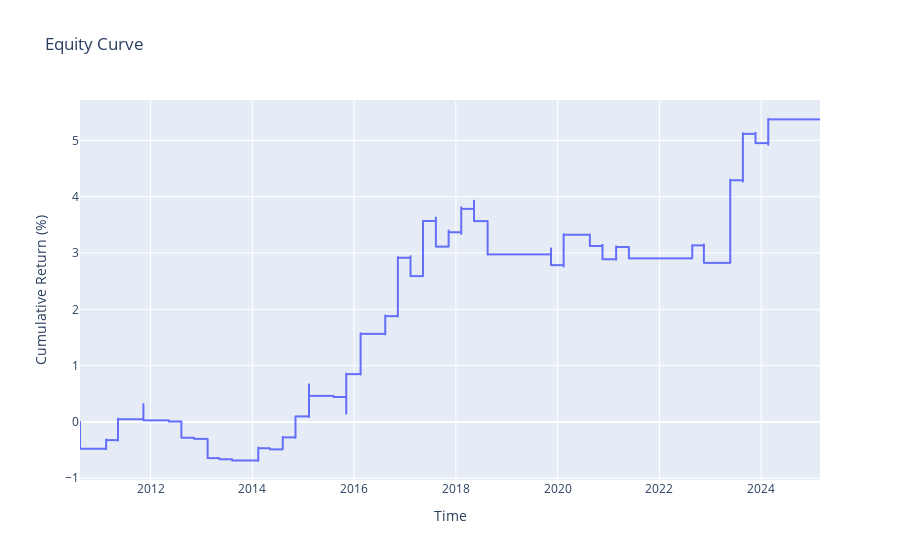
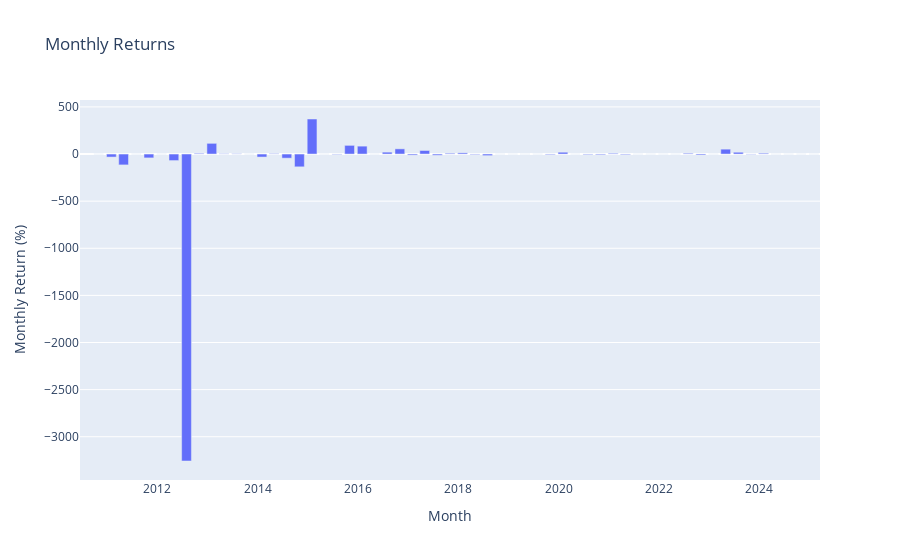
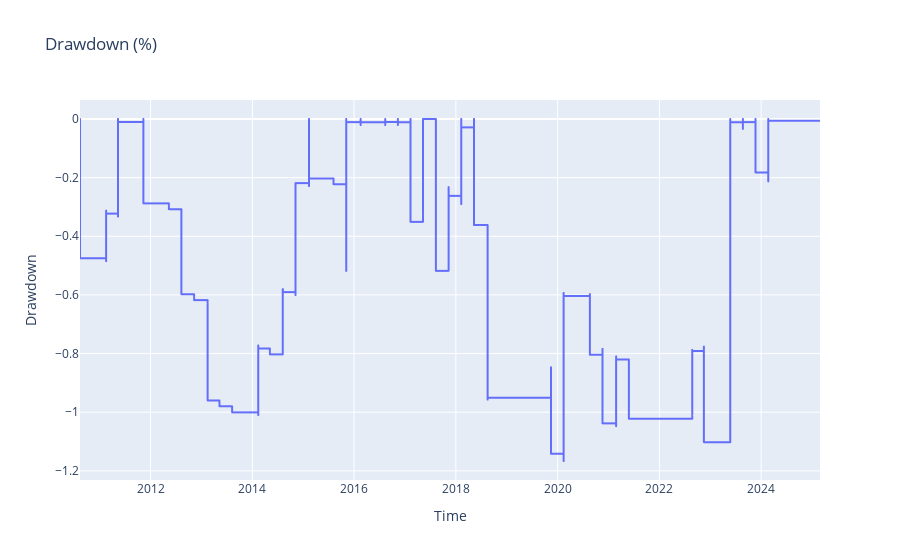

The cell these charts' notebook holds for them, in order:
### Code cell
import pandas as pd
import plotly.express as px
import os
import datetime
import sys
import subprocess

# Try to install kaleido if it's not already installed
try:
    import kaleido
    has_kaleido = True
except ImportError:
    has_kaleido = False
    print("Kaleido package not found. Attempting to install...")
    try:
        subprocess.check_call([sys.executable, "-m", "pip", "install", "kaleido"])
        has_kaleido = True
        print("Kaleido installed successfully!")
    except Exception as e:
        print(f"Could not install kaleido: {e}")
        print("Will continue without image export capability")

# Function to create a results directory
def create_results_dir(base_path=None):
    """
    Creates a directory for saving results based on current timestamp
    Returns the path to the created directory
    """
    # If no base path provided, use the directory where the notebook is located
    if base_path is None:
        base_path = os.path.dirname(os.path.abspath('Backtest.ipynb'))
    
    # Create a timestamp-based folder name
    timestamp = datetime.datetime.now().strftime("%Y%m%d_%H%M%S")
    results_dir = os.path.join(base_path, f"{selected}_equity_curve_{timestamp}")
    
    # Create the directory if it doesn't exist
    if not os.path.exists(results_dir):
        os.makedirs(results_dir)
        
    return results_dir

# Create results directory
results_dir = create_results_dir()
print(f"Equity curve results will be saved to: {results_dir}")

portfolio_value = thestrat.portfolio_value

# Calculate cumulative returns over time
initial_cash = cerebro.broker.startingcash
cumulative_returns = [(value / initial_cash - 1) * 100 for value in portfolio_value]  # In percentage
time_index = price_df.index

# Create a DataFrame for cumulative returns
returns_df = pd.DataFrame({
    'Time': time_index,  # Use the index of price_df
    'Cumulative Return (%)': cumulative_returns
})

# Save equity curve data to CSV
returns_df.to_csv(os.path.join(results_dir, f"{selected}_equity_curve_data.csv"), index=False)
print(f"Equity curve data saved to CSV")

# Plot equity curve
fig = px.line(returns_df, x='Time', y='Cumulative Return (%)', title='Equity Curve')
fig.write_html(os.path.join(results_dir, f"{selected}_equity_curve.html"))
if has_kaleido:
    try:
        fig.write_image(os.path.join(results_dir, f"{selected}_equity_curve.png"))
    except Exception as e:
        print(f"Warning: Could not save image: {e}")
fig.show()

# Calculate additional metrics
# Monthly returns
if len(returns_df) > 30:  # Ensure we have enough data
    returns_df['Month'] = returns_df['Time'].dt.to_period('M')
    monthly_returns = returns_df.groupby('Month').last()['Cumulative Return (%)'].pct_change() * 100
    monthly_returns_df = pd.DataFrame(monthly_returns).reset_index()
    monthly_returns_df.columns = ['Month', 'Monthly Return (%)']
    
    # Convert Period to string for better compatibility
    monthly_returns_df['Month'] = monthly_returns_df['Month'].astype(str)
    
    # Save monthly returns to CSV
    monthly_returns_df.to_csv(os.path.join(results_dir, f"{selected}_monthly_returns.csv"), index=False)
    
    # Plot monthly returns
    if len(monthly_returns_df) > 1:  # Ensure we have at least 2 months of data
        fig_monthly = px.bar(monthly_returns_df, x='Month', y='Monthly Return (%)', 
                             title='Monthly Returns')
        fig_monthly.write_html(os.path.join(results_dir, f"{selected}_monthly_returns.html"))
        if has_kaleido:
            try:
                fig_monthly.write_image(os.path.join(results_dir, f"{selected}_monthly_returns.png"))
            except Exception as e:
                print(f"Warning: Could not save monthly returns image: {e}")
        fig_monthly.show()

# Calculate drawdown
if len(returns_df) > 0:
    returns_df['Peak'] = returns_df['Cumulative Return (%)'].cummax()
    returns_df['Drawdown'] = returns_df['Cumulative Return (%)'] - returns_df['Peak']
    
    # Save drawdown data
    drawdown_df = returns_df[['Time', 'Drawdown']]
    drawdown_df.to_csv(os.path.join(results_dir, f"{selected}_drawdown_data.csv"), index=False)
    
    # Plot drawdown
    fig_drawdown = px.line(returns_df, x='Time', y='Drawdown', title='Drawdown (%)')
    fig_drawdown.write_html(os.path.join(results_dir, "drawdown.html"))
    if has_kaleido:
        try:
            fig_drawdown.write_image(os.path.join(results_dir, f"{selected}_drawdown.png"))
        except Exception as e:
            print(f"Warning: Could not save drawdown image: {e}")
    fig_drawdown.show()

# Calculate summary metrics
max_return = max(cumulative_returns) if cumulative_returns else 0
min_return = min(cumulative_returns) if cumulative_returns else 0
max_drawdown = returns_df['Drawdown'].min() if 'Drawdown' in returns_df.columns else 0
final_return = cumulative_returns[-1] if cumulative_returns else 0

# Create a summary text file
with open(os.path.join(results_dir, f"{selected}_equity_curve_summary.txt"), "w") as f:
    f.write(f"Equity Curve Analysis Summary\n")
    f.write(f"===========================\n\n")
    f.write(f"Generated on: {datetime.datetime.now().strftime('%Y-%m-%d %H:%M:%S')}\n\n")
    f.write(f"Initial Investment: ${initial_cash:.2f}\n")
    f.write(f"Final Value: ${portfolio_value[-1]:.2f}\n")
    f.write(f"Final Return: {final_return:.2f}%\n")
    f.write(f"Maximum Return: {max_return:.2f}%\n")
    f.write(f"Maximum Drawdown: {max_drawdown:.2f}%\n")
    f.write(f"Trading Period: {len(cumulative_returns)} days\n")

print(f"All equity curve results saved to {results_dir}")

### Figure 1 — Plotly figure (JSON) as saved in the notebook; plotly's stock layout.template omitted (floating-point values rounded to 4 significant figures; data arrays with more than 128 entries replaced by an {"elided": "..."} marker saying what was removed)
{"data": [{"hovertemplate": "Time=%{x}<br>Cumulative Return (%)=%{y}<extra></extra>", "legendgroup": "", "line": {"color": "#636efa", "dash": "solid"}, "marker": {"symbol": "circle"}, "mode": "lines", "name": "", "showlegend": false, "type": "scattergl", "x": {"elided": "1885 str values"}, "xaxis": "x", "y": {"elided": "1885 float values"}, "yaxis": "y"}], "layout": {"legend": {"tracegroupgap": 0}, "title": {"text": "Equity Curve"}, "xaxis": {"anchor": "y", "domain": [0, 1], "title": {"text": "Time"}}, "yaxis": {"anchor": "x", "domain": [0, 1], "title": {"text": "Cumulative Return (%)"}}}}

### Figure 2 — Plotly figure (JSON) as saved in the notebook; plotly's stock layout.template omitted (floating-point values rounded to 4 significant figures)
{"data": [{"hovertemplate": "Month=%{x}<br>Monthly Return (%)=%{y}<extra></extra>", "legendgroup": "", "marker": {"color": "#636efa", "pattern": {"shape": ""}}, "name": "", "orientation": "v", "showlegend": false, "textposition": "auto", "type": "bar", "x": ["2010-08", "2010-11", "2011-02", "2011-05", "2011-08", "2011-11", "2012-02", "2012-05", "2012-08", "2012-11", "2013-02", "2013-05", "2013-08", "2013-11", "2014-02", "2014-05", "2014-08", "2014-11", "2015-02", "2015-05", "2015-08", "2015-11", "2016-02", "2016-05", "2016-08", "2016-11", "2017-02", "2017-05", "2017-08", "2017-11", "2018-02", "2018-05", "2018-08", "2018-11", "2019-02", "2019-05", "2019-08", "2019-11", "2020-02", "2020-05", "2020-08", "2020-11", "2021-02", "2021-05", "2021-08", "2021-11", "2022-02", "2022-05", "2022-08", "2022-11", "2023-02", "2023-05", "2023-08", "2023-11", "2024-02", "2024-05", "2024-08", "2024-11", "2025-02"], "xaxis": "x", "y": [NaN, 0.0, -32.05, -115.2, 0.0, -40.89, 0.0, -69.2, -3257.0, 7.117, 113.7, 3.109, 3.099, 0.0, -31.85, 4.29, -43.68, -135.8, 371.9, 0.0, -4.241, 92.13, 83.97, 0.0, 20.15, 55.2, -11.19, 37.74, -12.76, 8.211, 12.36, -5.776, -16.52, 0.0, 0.0, 0.0, 0.0, -6.411, 19.31, 0.0, -6.023, -7.5, 7.546, -6.511, 0.0, 0.0, 0.0, 0.0, 7.963, -9.93, 0.0, 51.93, 19.19, -3.192, 8.512, 0.0, 0.0, 0.0, 0.0], "yaxis": "y"}], "layout": {"barmode": "relative", "legend": {"tracegroupgap": 0}, "title": {"text": "Monthly Returns"}, "xaxis": {"anchor": "y", "domain": [0, 1], "title": {"text": "Month"}}, "yaxis": {"anchor": "x", "domain": [0, 1], "title": {"text": "Monthly Return (%)"}}}}

### Figure 3 — Plotly figure (JSON) as saved in the notebook; plotly's stock layout.template omitted (floating-point values rounded to 4 significant figures; data arrays with more than 128 entries replaced by an {"elided": "..."} marker saying what was removed)
{"data": [{"hovertemplate": "Time=%{x}<br>Drawdown=%{y}<extra></extra>", "legendgroup": "", "line": {"color": "#636efa", "dash": "solid"}, "marker": {"symbol": "circle"}, "mode": "lines", "name": "", "showlegend": false, "type": "scattergl", "x": {"elided": "1885 str values"}, "xaxis": "x", "y": {"elided": "1885 float values"}, "yaxis": "y"}], "layout": {"legend": {"tracegroupgap": 0}, "title": {"text": "Drawdown (%)"}, "xaxis": {"anchor": "y", "domain": [0, 1], "title": {"text": "Time"}}, "yaxis": {"anchor": "x", "domain": [0, 1], "title": {"text": "Drawdown"}}}}
